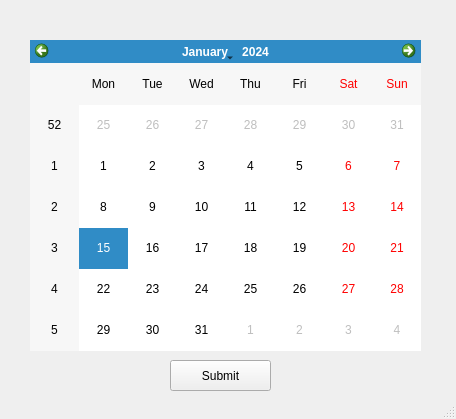
<?xml version="1.0" encoding="UTF-8"?>
<ui version="4.0">
 <class>MainWindow</class>
 <widget class="QMainWindow" name="MainWindow">
  <property name="geometry">
   <rect>
    <x>0</x>
    <y>0</y>
    <width>456</width>
    <height>419</height>
   </rect>
  </property>
  <property name="windowTitle">
   <string>MainWindow</string>
  </property>
  <widget class="QWidget" name="centralwidget">
   <widget class="QCalendarWidget" name="calendarWidget">
    <property name="geometry">
     <rect>
      <x>30</x>
      <y>40</y>
      <width>391</width>
      <height>311</height>
     </rect>
    </property>
   </widget>
   <widget class="QPushButton" name="pushButton">
    <property name="geometry">
     <rect>
      <x>170</x>
      <y>360</y>
      <width>101</width>
      <height>31</height>
     </rect>
    </property>
    <property name="text">
     <string>Submit</string>
    </property>
   </widget>
  </widget>
  <widget class="QStatusBar" name="statusbar"/>
 </widget>
 <resources/>
 <connections/>
</ui>
